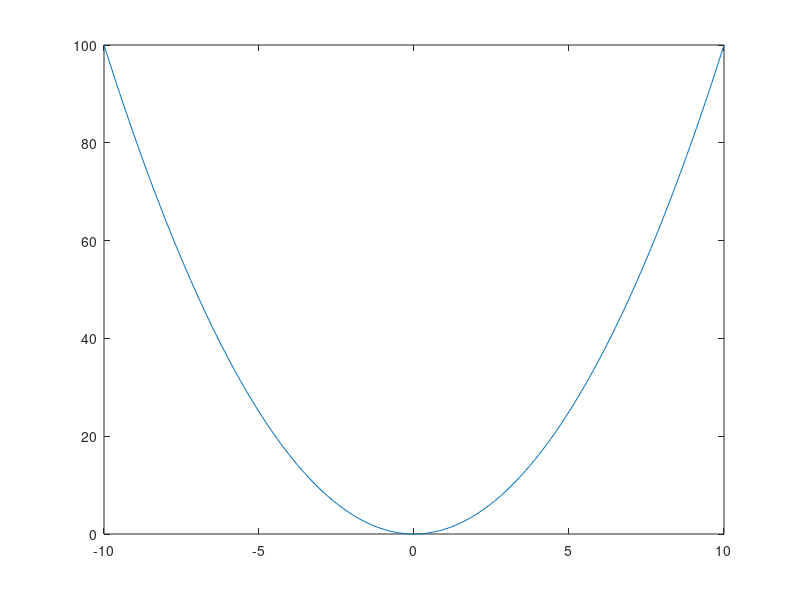
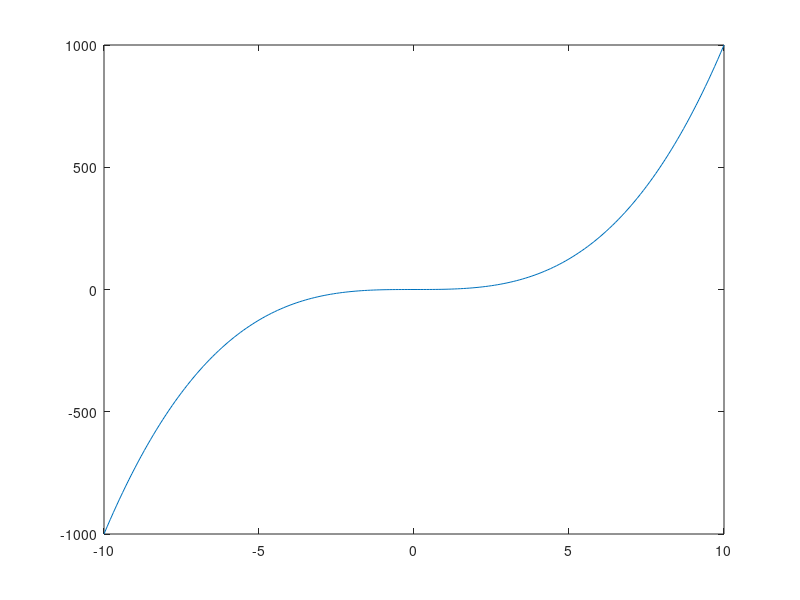
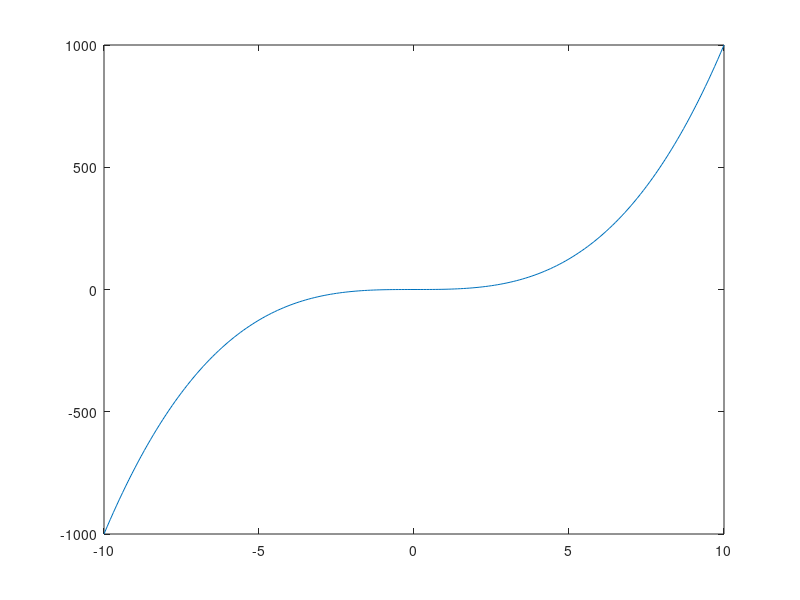

The MATLAB source for these figures, in order:
clc
clear 
close all


x = -10:0.1:10;

y_even = x.^2;   
y_odd = x.^3;  

plot(x,y_even)
figure
plot(x,flip(y_even))

plot(x,y_odd)
figure
plot(x,-flip(y_odd)) % - for amplitude and flip for time
